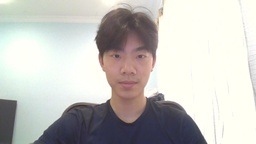
#> input picture proj2/inputs/self_portrait.jpg, 256 x 144 px, shrunk from 1280 x 720 before the run
$ python run_part11.py
#> lines starting #> are read from the running program, lines starting #| are printed output that depends on the picture
### proj2/convolutions.py
import numpy as np
from scipy.signal import convolve2d


def convolve_four_loops(image, kernel):
    image = np.asarray(image, dtype=float)
    kernel = np.asarray(kernel, dtype=float)
    height, width = image.shape
    kernel_height, kernel_width = kernel.shape

    flipped = np.flip(kernel, axis=(0, 1))
    pad_y = kernel_height // 2
    pad_x = kernel_width // 2

    padded = np.pad(image, ((pad_y, pad_y), (pad_x, pad_x)), mode="constant",
        constant_values=0,
    )
    output = np.zeros((height, width), dtype=float)
    for y in range(height):
        for x in range(width):
            total = 0
            for kernel_y in range(kernel_height):
                for kernel_x in range(kernel_width):
                    total += (padded[y + kernel_y, x + kernel_x] * flipped[kernel_y, kernel_x])
            output[y, x] = total
    return output

def convolve_two_loops(image, kernel):
    image = np.asarray(image, dtype=float)
    kernel = np.asarray(kernel, dtype=float)
    height, width = image.shape
    kernel_height, kernel_width = kernel.shape

    flipped = np.flip(kernel, axis=(0, 1))
    pad_y = kernel_height // 2
    pad_x = kernel_width // 2

    padded = np.pad(image, ((pad_y, pad_y), (pad_x, pad_x)), mode="constant",
        constant_values=0,
    )
    output = np.zeros((height, width), dtype=float)
    for y in range(height):
        for x in range(width):
            output[y, x] = np.sum(padded[y : y + kernel_height, x : x + kernel_width] * flipped)
    return output


# [43 lines left out: functions finite_difference_edges, derivative_of_gaussian_edges, not called in this run]

### proj2/run_part11.py
"""Run with: python proj2/run_part11.py (requires NumPy, SciPy, Pillow)."""

from pathlib import Path
from time import perf_counter

import numpy as np
from PIL import Image, ImageOps
from scipy.signal import convolve2d

from convolutions import convolve_four_loops, convolve_two_loops

ROOT = Path(__file__).resolve().parent


def scipy_same(image, kernel):
    return convolve2d(image, kernel, mode="same", boundary="fill", fillvalue=0)


def save_image(path, values):
    pixels = np.rint(np.clip(values, 0, 1) * 255).astype(np.uint8)
    Image.fromarray(pixels).save(path)


def main():
    with Image.open(ROOT / "inputs/self_portrait.jpg") as photo:
#> photo is the input picture: PIL image 256x144 RGB; mean R, G, B 196.4, 194.9, 190.7
        image = np.asarray(ImageOps.exif_transpose(photo).convert("L"), dtype=float) / 255
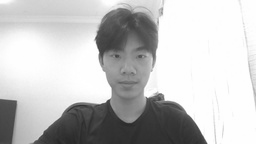
#> image: shape (144, 256) float64; min 0.149, max 1, mean 0.765
    assets = ROOT / "assets"
    assets.mkdir(exist_ok=True)
    save_image(assets / "grayscale.png", image)

    filters = {
        "box": np.ones((9, 9)) / 81,
        "dx": np.array([[1, 0, -1]]),
        "dy": np.array([[1], [0], [-1]]),
    }
    methods = {
        "four": convolve_four_loops,
        "two": convolve_two_loops,
        "scipy": scipy_same,
    }

    print("Filter  Method  Median seconds  Max error vs SciPy", flush=True)
    for name, kernel in filters.items():
        reference = scipy_same(image, kernel)
        for method_name, method in methods.items():
            times = []
            for _ in range(3):
                start = perf_counter()
                output = method(image, kernel)
                times.append(perf_counter() - start)
                np.testing.assert_allclose(output, reference, rtol=0, atol=1e-12)

            error = np.max(np.abs(output - reference))
            print(f"{name:6}  {method_name:6}  {np.median(times):.6f}        {error:.2e}", flush=True)

            # Save our two-loop results; all methods agree within 1e-12.
            if method_name == "two":
                # Derivatives: map [-0.25, 0.25] to [0, 1], with zero at gray.
                display = output if name == "box" else 0.5 + output / 0.5
                save_image(assets / f"{name}_two.png", display)
#> this loop made 3 passes
#> pass 1, in main, `reference = scipy_same(image, kernel)`:
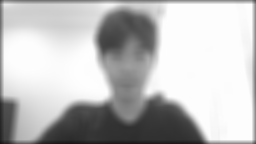
#> reference: shape (144, 256) float64; min 0.0824, max 0.998, mean 0.747
#> pass 1, in convolve_four_loops, `padded = np.pad(image, ((pad_y, pad_y), (pad_x, pad_x)), mode="constan..`:
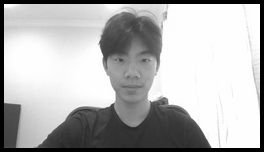
#> padded: shape (152, 264) float64; min 0, max 1, mean 0.702
#> pass 2, in main, `reference = scipy_same(image, kernel)`:
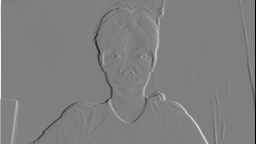
#> reference: shape (144, 256) float64; min -0.996, max 0.996, mean 0.000922; drawn with min black and max white
#> after the loop:
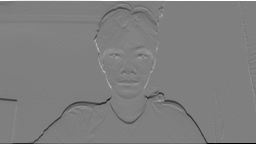
#> output: shape (144, 256) float64; min -1, max 0.996, mean -0.0037; drawn with min black and max white


if __name__ == "__main__":
    main()

$ run again, with proj2/inputs/samoyed.jpg copied over proj2/inputs/self_portrait.jpg
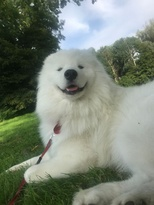
#> input picture proj2/inputs/samoyed.jpg, 154 x 205 px, shrunk from 768 x 1024 before the run
#> in main, photo is the input picture: PIL image 154x205 RGB; mean R, G, B 123.1, 132.2, 118.9
#> the loop in main, `for name, kernel in filters.items():` made 3 passes
#> pass 1, in convolve_four_loops, `padded = np.pad(image, ((pad_y, pad_y), (pad_x, pad_x)), mode="constan..`:
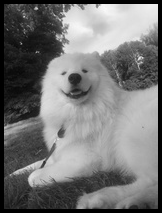
#> padded: shape (213, 162) float64; min 0, max 0.973, mean 0.459
#> after the loop in main, `for name, kernel in filters.items():`:
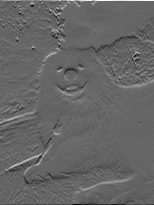
#> output: shape (205, 154) float64; min -0.647, max 0.961, mean -0.00167; drawn with min black and max white
